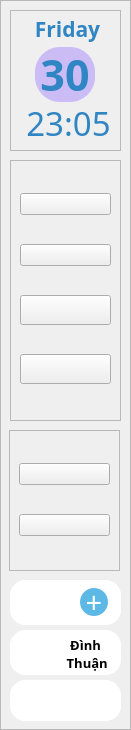
    <widget class="QFrame" name="frame_usual_app">
     <property name="geometry">
      <rect>
       <x>10</x>
       <y>10</y>
       <width>131</width>
       <height>730</height>
      </rect>
     </property>
     <property name="frameShape">
      <enum>QFrame::StyledPanel</enum>
     </property>
     <property name="frameShadow">
      <enum>QFrame::Raised</enum>
     </property>
     <widget class="QFrame" name="frame_coding_app">
      <property name="geometry">
       <rect>
        <x>9</x>
        <y>430</y>
        <width>111</width>
        <height>141</height>
       </rect>
      </property>
      <property name="frameShape">
       <enum>QFrame::StyledPanel</enum>
      </property>
      <property name="frameShadow">
       <enum>QFrame::Raised</enum>
      </property>
      <layout class="QVBoxLayout" name="verticalLayout_3">
       <item>
        <widget class="QPushButton" name="VSCodeButton">
         <property name="text">
          <string/>
         </property>
         <property name="icon">
          <iconset resource="ResourceFile.qrc">
           <normaloff>:/IconApplication/Image/vscode.png</normaloff>:/IconApplication/Image/vscode.png</iconset>
         </property>
         <property name="iconSize">
          <size>
           <width>50</width>
           <height>50</height>
          </size>
         </property>
        </widget>
       </item>
       <item>
        <widget class="QPushButton" name="GithubButton">
         <property name="text">
          <string/>
         </property>
         <property name="icon">
          <iconset resource="ResourceFile.qrc">
           <normaloff>:/IconApplication/Image/github.png</normaloff>:/IconApplication/Image/github.png</iconset>
         </property>
         <property name="iconSize">
          <size>
           <width>50</width>
           <height>50</height>
          </size>
         </property>
        </widget>
       </item>
      </layout>
     </widget>
     <widget class="QFrame" name="frame_Enter_app">
      <property name="geometry">
       <rect>
        <x>10</x>
        <y>160</y>
        <width>111</width>
        <height>261</height>
       </rect>
      </property>
      <property name="frameShape">
       <enum>QFrame::StyledPanel</enum>
      </property>
      <property name="frameShadow">
       <enum>QFrame::Raised</enum>
      </property>
      <layout class="QVBoxLayout" name="verticalLayout_2">
       <item>
        <widget class="QPushButton" name="ZaloButton">
         <property name="text">
          <string/>
         </property>
         <property name="icon">
          <iconset resource="ResourceFile.qrc">
           <normaloff>:/IconApplication/Image/zalo.png</normaloff>:/IconApplication/Image/zalo.png</iconset>
         </property>
         <property name="iconSize">
          <size>
           <width>50</width>
           <height>50</height>
          </size>
         </property>
        </widget>
       </item>
       <item>
        <widget class="QPushButton" name="YoutubeButton">
         <property name="enabled">
          <bool>true</bool>
         </property>
         <property name="text">
          <string/>
         </property>
         <property name="icon">
          <iconset resource="ResourceFile.qrc">
           <normaloff>:/IconApplication/Image/youtube.png</normaloff>:/IconApplication/Image/youtube.png</iconset>
         </property>
         <property name="iconSize">
          <size>
           <width>50</width>
           <height>47</height>
          </size>
         </property>
        </widget>
       </item>
       <item>
        <widget class="QPushButton" name="FacebookButton">
         <property name="font">
          <font>
           <family>Segoe UI Variable Text Semibold</family>
           <pointsize>11</pointsize>
           <weight>75</weight>
           <bold>true</bold>
          </font>
         </property>
         <property name="text">
          <string/>
         </property>
         <property name="icon">
          <iconset resource="ResourceFile.qrc">
           <normaloff>:/IconApplication/Image/facebook.png</normaloff>:/IconApplication/Image/facebook.png</iconset>
         </property>
         <property name="iconSize">
          <size>
           <width>48</width>
           <height>48</height>
          </size>
         </property>
        </widget>
       </item>
       <item>
        <widget class="QPushButton" name="GoogleButton">
         <property name="font">
          <font>
           <family>Segoe UI Variable Text Semibold</family>
           <pointsize>11</pointsize>
           <weight>75</weight>
           <bold>true</bold>
          </font>
         </property>
         <property name="text">
          <string/>
         </property>
         <property name="icon">
          <iconset resource="ResourceFile.qrc">
           <normaloff>:/IconApplication/Image/icons8-google-96.png</normaloff>:/IconApplication/Image/icons8-google-96.png</iconset>
         </property>
         <property name="iconSize">
          <size>
           <width>48</width>
           <height>48</height>
          </size>
         </property>
        </widget>
       </item>
      </layout>
     </widget>
     <widget class="QFrame" name="frame_info">
      <property name="geometry">
       <rect>
        <x>10</x>
        <y>630</y>
        <width>111</width>
        <height>45</height>
       </rect>
      </property>
      <property name="styleSheet">
       <string notr="true">#frame_info{
	background-color: white;
	border-radius: 15;
	border: 1px solid white;
}</string>
      </property>
      <property name="frameShape">
       <enum>QFrame::StyledPanel</enum>
      </property>
      <property name="frameShadow">
       <enum>QFrame::Raised</enum>
      </property>
      <widget class="QLabel" name="label_9">
       <property name="geometry">
        <rect>
         <x>15</x>
         <y>7</y>
         <width>31</width>
         <height>31</height>
        </rect>
       </property>
       <property name="styleSheet">
        <string notr="true">#label_9
{
	border-image: url(:/Icon/Image/Icon.jpg) 0 0 0 0 stretch stretch;
	border-radius: 15px;
	border: 1pxsolid white;
}</string>
       </property>
       <property name="text">
        <string/>
       </property>
      </widget>
      <widget class="QLabel" name="label_10">
       <property name="geometry">
        <rect>
         <x>50</x>
         <y>3</y>
         <width>51</width>
         <height>41</height>
        </rect>
       </property>
       <property name="font">
        <font>
         <family>SamsungOne 700</family>
         <pointsize>10</pointsize>
         <weight>75</weight>
         <bold>true</bold>
        </font>
       </property>
       <property name="text">
        <string>Đình
 Thuận</string>
       </property>
       <property name="alignment">
        <set>Qt::AlignCenter</set>
       </property>
      </widget>
     </widget>
     <widget class="QFrame" name="frame_password_2">
      <property name="geometry">
       <rect>
        <x>10</x>
        <y>680</y>
        <width>111</width>
        <height>41</height>
       </rect>
      </property>
      <property name="styleSheet">
       <string notr="true">#frame_password_2{
	background-color: white;
	border-radius: 15;
	border: 1px solid white;
}</string>
      </property>
      <property name="frameShape">
       <enum>QFrame::StyledPanel</enum>
      </property>
      <property name="frameShadow">
       <enum>QFrame::Raised</enum>
      </property>
      <widget class="QPushButton" name="pushButton_menu">
       <property name="geometry">
        <rect>
         <x>15</x>
         <y>5</y>
         <width>30</width>
         <height>30</height>
        </rect>
       </property>
       <property name="styleSheet">
        <string notr="true">#pushButton_menu
{
	border: 0px solid white;
	background-color: white;
	border-radius: 15px;
}
#pushButton_menu::pressed
{
	background-color: #99FFFF;
	border-style: inset;
}
#pushButton_menu::hover
{
	background-color: #BBBBBB;
	border-style: inset;
}</string>
       </property>
       <property name="text">
        <string/>
       </property>
       <property name="icon">
        <iconset resource="ResourceFile.qrc">
         <normaloff>:/Icon/Image/icons8-menu-48.png</normaloff>:/Icon/Image/icons8-menu-48.png</iconset>
       </property>
       <property name="iconSize">
        <size>
         <width>30</width>
         <height>30</height>
        </size>
       </property>
      </widget>
      <widget class="QPushButton" name="pushButton_login">
       <property name="geometry">
        <rect>
         <x>70</x>
         <y>5</y>
         <width>30</width>
         <height>30</height>
        </rect>
       </property>
       <property name="styleSheet">
        <string notr="true">#pushButton_login
{
	border: 0px solid white;
	background-color: white;
	border-radius: 10px;
}
#pushButton_login::pressed
{
	background-color: #99FFFF;
	border-style: inset;
}
#pushButton_login::hover
{
	background-color: #BBBBBB;
	border-style: inset;
}</string>
       </property>
       <property name="text">
        <string/>
       </property>
       <property name="icon">
        <iconset resource="ResourceFile.qrc">
         <normaloff>:/Icon/Image/icons8-login-48.png</normaloff>:/Icon/Image/icons8-login-48.png</iconset>
       </property>
       <property name="iconSize">
        <size>
         <width>35</width>
         <height>35</height>
        </size>
       </property>
      </widget>
     </widget>
     <widget class="QFrame" name="frame_password">
      <property name="geometry">
       <rect>
        <x>10</x>
        <y>580</y>
        <width>111</width>
        <height>45</height>
       </rect>
      </property>
      <property name="styleSheet">
       <string notr="true">#frame_password{
	background-color: white;
	border-radius: 15;
	border: 1px solid white;
}</string>
      </property>
      <property name="frameShape">
       <enum>QFrame::StyledPanel</enum>
      </property>
      <property name="frameShadow">
       <enum>QFrame::Raised</enum>
      </property>
      <widget class="QPushButton" name="pushButton_Plus_pass">
       <property name="geometry">
        <rect>
         <x>70</x>
         <y>8</y>
         <width>28</width>
         <height>28</height>
        </rect>
       </property>
       <property name="font">
        <font>
         <family>SamsungOne 400</family>
         <pointsize>22</pointsize>
         <weight>50</weight>
         <bold>false</bold>
        </font>
       </property>
       <property name="styleSheet">
        <string notr="true">#pushButton_Plus_pass
{
	border: 0px solid white;
	background-color: #5CB8E4;
	border-radius: 14px;
	color: white
}
#pushButton_Plus_pass::pressed
{
	background-color: #99FFFF;
	border-style: inset;
}
#pushButton_Plus_pass::hover
{
	background-color: #BBBBBB;
	border-style: inset;
}</string>
       </property>
       <property name="text">
        <string>+</string>
       </property>
       <property name="iconSize">
        <size>
         <width>40</width>
         <height>40</height>
        </size>
       </property>
      </widget>
      <widget class="QPushButton" name="pushButton_password">
       <property name="geometry">
        <rect>
         <x>15</x>
         <y>7</y>
         <width>30</width>
         <height>30</height>
        </rect>
       </property>
       <property name="styleSheet">
        <string notr="true">#pushButton_password
{
	border: 0px solid white;
	background-color: white;
	border-radius: 15px;
}
#pushButton_password::pressed
{
	background-color: #99FFFF;
	border-style: inset;
}
#pushButton_password::hover
{
	background-color: #BBBBBB;
	border-style: inset;
}</string>
       </property>
       <property name="text">
        <string/>
       </property>
       <property name="icon">
        <iconset resource="ResourceFile.qrc">
         <normaloff>:/Icon/Image/icons8-password-48.png</normaloff>:/Icon/Image/icons8-password-48.png</iconset>
       </property>
       <property name="iconSize">
        <size>
         <width>30</width>
         <height>30</height>
        </size>
       </property>
      </widget>
     </widget>
     <widget class="QFrame" name="frame_day_time">
      <property name="geometry">
       <rect>
        <x>10</x>
        <y>10</y>
        <width>111</width>
        <height>141</height>
       </rect>
      </property>
      <property name="frameShape">
       <enum>QFrame::StyledPanel</enum>
      </property>
      <property name="frameShadow">
       <enum>QFrame::Raised</enum>
      </property>
      <widget class="QLabel" name="label_time">
       <property name="geometry">
        <rect>
         <x>15</x>
         <y>95</y>
         <width>87</width>
         <height>35</height>
        </rect>
       </property>
       <property name="font">
        <font>
         <family>SamsungOne 400</family>
         <pointsize>25</pointsize>
         <weight>50</weight>
         <bold>false</bold>
        </font>
       </property>
       <property name="styleSheet">
        <string notr="true">color: #3085C3</string>
       </property>
       <property name="text">
        <string>23:05</string>
       </property>
       <property name="alignment">
        <set>Qt::AlignCenter</set>
       </property>
      </widget>
      <widget class="QLabel" name="label_thu">
       <property name="geometry">
        <rect>
         <x>15</x>
         <y>5</y>
         <width>85</width>
         <height>28</height>
        </rect>
       </property>
       <property name="font">
        <font>
         <family>SamsungOne 700</family>
         <pointsize>16</pointsize>
         <weight>75</weight>
         <bold>true</bold>
         <underline>false</underline>
         <strikeout>false</strikeout>
        </font>
       </property>
       <property name="styleSheet">
        <string notr="true">color: #3085C3</string>
       </property>
       <property name="text">
        <string>Friday</string>
       </property>
       <property name="alignment">
        <set>Qt::AlignCenter</set>
       </property>
      </widget>
      <widget class="QLabel" name="label_sun">
       <property name="geometry">
        <rect>
         <x>75</x>
         <y>35</y>
         <width>21</width>
         <height>21</height>
        </rect>
       </property>
       <property name="styleSheet">
        <string notr="true">border-radius: 5px</string>
       </property>
       <property name="text">
        <string/>
       </property>
       <property name="scaledContents">
        <bool>true</bool>
       </property>
      </widget>
      <widget class="QLabel" name="label_night">
       <property name="geometry">
        <rect>
         <x>75</x>
         <y>75</y>
         <width>21</width>
         <height>21</height>
        </rect>
       </property>
       <property name="styleSheet">
        <string notr="true">border-radius: 5px</string>
       </property>
       <property name="text">
        <string/>
       </property>
       <property name="scaledContents">
        <bool>true</bool>
       </property>
      </widget>
      <widget class="QLabel" name="label_day">
       <property name="geometry">
        <rect>
         <x>25</x>
         <y>37</y>
         <width>60</width>
         <height>55</height>
        </rect>
       </property>
       <property name="font">
        <font>
         <family>SamsungOne 700</family>
         <pointsize>32</pointsize>
         <weight>75</weight>
         <bold>true</bold>
        </font>
       </property>
       <property name="layoutDirection">
        <enum>Qt::LeftToRight</enum>
       </property>
       <property name="autoFillBackground">
        <bool>false</bool>
       </property>
       <property name="styleSheet">
        <string notr="true">color: #3085C3;
/*#F6F078*/
background-color:  #CBBCF6;
border-radius: 25px</string>
       </property>
       <property name="text">
        <string>30</string>
       </property>
       <property name="alignment">
        <set>Qt::AlignCenter</set>
       </property>
      </widget>
     </widget>
    </widget>
